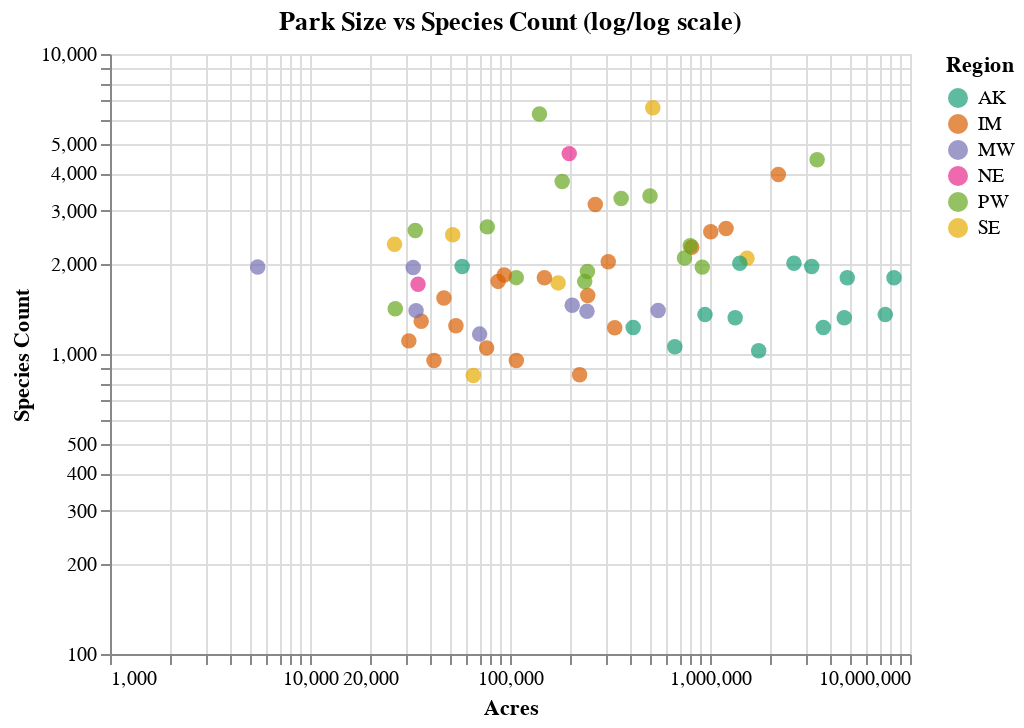

Here is the notebook cell this chart was saved with:
### Markdown cell above
## ✅Q5 - Compare the Acres to Species Count

On a log/log scale compare the total species count (only the rows where "Species Type" is "All Types") with the park size. Encode the region using the same color scale as above. Add a tool tip to see the park name, Species Count, and Acres.

Add a `selection_multi` that will highlight the selected data by turning unselected data light gray.

### Code cell
import altair as alt
from vega_datasets import data

#df_species_final[df_species_final['Species Types']=="All Types"]

click = alt.selection_multi(encodings=['color'], fields=['Park Name'])

alt.Chart(df_species_final[df_species_final['Species Type']=="All Types"]).mark_circle(size=60).encode(
    x=alt.X('Acres:Q',scale=alt.Scale(type='log')),
    y=alt.Y('Species Count:Q',scale=alt.Scale(type='log')),
    color=alt.condition(click, alt.Color('Region:N',
                         scale=alt.Scale(scheme='dark2')),
                         alt.value('lightgray')),
    tooltip=['Park Name', 'Species Count', 'Acres']
).properties(
    title="Park Size vs Species Count (log/log scale)"
).add_selection(
    click
)

### Figure 1 — Vega-Lite specification as saved in the notebook (floating-point values rounded to 4 significant figures)
{"config": {"view": {"continuousWidth": 400, "continuousHeight": 300}}, "data": {"name": "data-f985f021411d2442e78d9683faaa899b"}, "mark": {"type": "circle", "size": 60}, "encoding": {"color": {"condition": {"field": "Region", "scale": {"scheme": "dark2"}, "type": "nominal", "selection": "selector001"}, "value": "lightgray"}, "tooltip": [{"field": "Park Name", "type": "nominal"}, {"field": "Species Count", "type": "quantitative"}, {"field": "Acres", "type": "quantitative"}], "x": {"field": "Acres", "scale": {"type": "log"}, "type": "quantitative"}, "y": {"field": "Species Count", "scale": {"type": "log"}, "type": "quantitative"}}, "selection": {"selector001": {"type": "multi", "encodings": ["color"], "fields": ["Park Name"]}}, "title": "Park Size vs Species Count (log/log scale)", "$schema": "https://vega.github.io/schema/vega-lite/v4.17.0.json", "datasets": {"data-f985f021411d2442e78d9683faaa899b": [{"UNIT_CODE": "ACAD", "Species Type": "All Types", "Species Count": 1709.0, "Acres": 34694, "Park Name": "Acadia National Park", "Region": "NE"}, {"UNIT_CODE": "ARCH", "Species Type": "All Types", "Species Count": 1048.0, "Acres": 76433, "Park Name": "Arches National Park", "Region": "IM"}, {"UNIT_CODE": "BADL", "Species Type": "All Types", "Species Count": 1389.0, "Acres": 242593, "Park Name": "Badlands National Park", "Region": "MW"}, {"UNIT_CODE": "BIBE", "Species Type": "All Types", "Species Count": 2269.0, "Acres": 810716, "Park Name": "Big Bend National Park", "Region": "IM"}, {"UNIT_CODE": "BISC", "Species Type": "All Types", "Species Count": 1726.0, "Acres": 174033, "Park Name": "Biscayne National Park", "Region": "SE"}, {"UNIT_CODE": "BLCA", "Species Type": "All Types", "Species Count": 1106.0, "Acres": 31202, "Park Name": "Black Canyon of the Gunnison National Park", "Region": "IM"}, {"UNIT_CODE": "BRCA", "Species Type": "All Types", "Species Count": 1286.0, "Acres": 35976, "Park Name": "Bryce Canyon National Park", "Region": "IM"}, {"UNIT_CODE": "CANY", "Species Type": "All Types", "Species Count": 1223.0, "Acres": 333966, "Park Name": "Canyonlands National Park", "Region": "IM"}, {"UNIT_CODE": "CARE", "Species Type": "All Types", "Species Count": 1566.0, "Acres": 244781, "Park Name": "Capitol Reef National Park", "Region": "IM"}, {"UNIT_CODE": "CAVE", "Species Type": "All Types", "Species Count": 1536.0, "Acres": 46725, "Park Name": "Carlsbad Caverns National Park", "Region": "IM"}, {"UNIT_CODE": "CHIS", "Species Type": "All Types", "Species Count": 1885.0, "Acres": 243904, "Park Name": "Channel Islands National Park", "Region": "PW"}, {"UNIT_CODE": "CONG", "Species Type": "All Types", "Species Count": 2321.0, "Acres": 26459, "Park Name": "Congaree National Park", "Region": "SE"}, {"UNIT_CODE": "CRLA", "Species Type": "All Types", "Species Count": 3760.0, "Acres": 182355, "Park Name": "Crater Lake National Park", "Region": "PW"}, {"UNIT_CODE": "CUVA", "Species Type": "All Types", "Species Count": 1941.0, "Acres": 32823, "Park Name": "Cuyahoga Valley National Park", "Region": "MW"}, {"UNIT_CODE": "DENA", "Species Type": "All Types", "Species Count": 1320.0, "Acres": 1336480, "Park Name": "Denali National Preserve", "Region": "AK"}, {"UNIT_CODE": "DENA", "Species Type": "All Types", "Species Count": 1320.0, "Acres": 4692223, "Park Name": "Denali National Park", "Region": "AK"}, {"UNIT_CODE": "DEVA", "Species Type": "All Types", "Species Count": 4439.0, "Acres": 3433107, "Park Name": "Death Valley National Park", "Region": "PW"}, {"UNIT_CODE": "DRTO", "Species Type": "All Types", "Species Count": 848.0, "Acres": 65549, "Park Name": "Dry Tortugas National Park", "Region": "SE"}, {"UNIT_CODE": "EVER", "Species Type": "All Types", "Species Count": 2084.0, "Acres": 1531253, "Park Name": "Everglades National Park", "Region": "SE"}, {"UNIT_CODE": "GAAR", "Species Type": "All Types", "Species Count": 1353.0, "Acres": 7521722, "Park Name": "Gates of the Arctic National Park", "Region": "AK"}, {"UNIT_CODE": "GAAR", "Species Type": "All Types", "Species Count": 1353.0, "Acres": 944004, "Park Name": "Gates of the Arctic National Preserve", "Region": "AK"}, {"UNIT_CODE": "GLAC", "Species Type": "All Types", "Species Count": 2556.0, "Acres": 1008951, "Park Name": "Glacier National Park", "Region": "IM"}, {"UNIT_CODE": "GLBA", "Species Type": "All Types", "Species Count": 1957.0, "Acres": 3224987, "Park Name": "Glacier Bay National Park", "Region": "AK"}, {"UNIT_CODE": "GLBA", "Species Type": "All Types", "Species Count": 1957.0, "Acres": 57666, "Park Name": "Glacier Bay National Preserve", "Region": "AK"}, {"UNIT_CODE": "GRBA", "Species Type": "All Types", "Species Count": 2653.0, "Acres": 76999, "Park Name": "Great Basin National Park", "Region": "PW"}, {"UNIT_CODE": "GRCA", "Species Type": "All Types", "Species Count": 2622.0, "Acres": 1202735, "Park Name": "Grand Canyon National Park", "Region": "IM"}, {"UNIT_CODE": "GRSA", "Species Type": "All Types", "Species Count": 952.0, "Acres": 41691, "Park Name": "Great Sand Dunes National Preserve", "Region": "IM"}, {"UNIT_CODE": "GRSA", "Species Type": "All Types", "Species Count": 952.0, "Acres": 107552, "Park Name": "Great Sand Dunes National Park", "Region": "IM"}, {"UNIT_CODE": "GRSM", "Species Type": "All Types", "Species Count": 6623.0, "Acres": 517649, "Park Name": "Great Smoky Mountains National Park", "Region": "SE"}, {"UNIT_CODE": "GRTE", "Species Type": "All Types", "Species Count": 2030.0, "Acres": 309885, "Park Name": "Grand Teton National Park", "Region": "IM"}, {"UNIT_CODE": "GUMO", "Species Type": "All Types", "Species Count": 1746.0, "Acres": 87218, "Park Name": "Guadalupe Mountains National Park", "Region": "IM"}, {"UNIT_CODE": "HALE", "Species Type": "All Types", "Species Count": 2580.0, "Acres": 33592, "Park Name": "Haleakala National Park", "Region": "PW"}, {"UNIT_CODE": "HAVO", "Species Type": "All Types", "Species Count": 3298.0, "Acres": 359519, "Park Name": "Hawai'i Volcanoes National Park", "Region": "PW"}, {"UNIT_CODE": "HOSP", "Species Type": "All Types", "Species Count": 1950.0, "Acres": 5475, "Park Name": "Hot Springs National Park", "Region": "MW"}, {"UNIT_CODE": "ISRO", "Species Type": "All Types", "Species Count": 1397.0, "Acres": 550368, "Park Name": "Isle Royale National Park", "Region": "MW"}, {"UNIT_CODE": "JOTR", "Species Type": "All Types", "Species Count": 2294.0, "Acres": 796627, "Park Name": "Joshua Tree National Park", "Region": "PW"}, {"UNIT_CODE": "KATM", "Species Type": "All Types", "Species Count": 1225.0, "Acres": 3686949, "Park Name": "Katmai National Park", "Region": "AK"}, {"UNIT_CODE": "KATM", "Species Type": "All Types", "Species Count": 1225.0, "Acres": 413041, "Park Name": "Katmai National Preserve", "Region": "AK"}, {"UNIT_CODE": "KEFJ", "Species Type": "All Types", "Species Count": 1057.0, "Acres": 666926, "Park Name": "Kenai Fjords National Park", "Region": "AK"}, {"UNIT_CODE": "KOVA", "Species Type": "All Types", "Species Count": 1025.0, "Acres": 1751085, "Park Name": "Kobuk Valley National Park", "Region": "AK"}, {"UNIT_CODE": "LACL", "Species Type": "All Types", "Species Count": 2007.0, "Acres": 1409249, "Park Name": "Lake Clark National Preserve", "Region": "AK"}, {"UNIT_CODE": "LACL", "Species Type": "All Types", "Species Count": 2007.0, "Acres": 2628970, "Park Name": "Lake Clark National Park", "Region": "AK"}, {"UNIT_CODE": "LAVO", "Species Type": "All Types", "Species Count": 1797.0, "Acres": 107446, "Park Name": "Lassen Volcanic National Park", "Region": "PW"}, {"UNIT_CODE": "MACA", "Species Type": "All Types", "Species Count": 2499.0, "Acres": 51711, "Park Name": "Mammoth Cave National Park", "Region": "SE"}, {"UNIT_CODE": "MEVE", "Species Type": "All Types", "Species Count": 1243.0, "Acres": 53648, "Park Name": "Mesa Verde National Park", "Region": "IM"}, {"UNIT_CODE": "MORA", "Species Type": "All Types", "Species Count": 1743.0, "Acres": 236320, "Park Name": "Mount Rainier National Park", "Region": "PW"}, {"UNIT_CODE": "NOCA", "Species Type": "All Types", "Species Count": 3363.0, "Acres": 501167, "Park Name": "North Cascades National Park", "Region": "PW"}, {"UNIT_CODE": "OLYM", "Species Type": "All Types", "Species Count": 1948.0, "Acres": 914916, "Park Name": "Olympic National Park", "Region": "PW"}, {"UNIT_CODE": "PEFO", "Species Type": "All Types", "Species Count": 853.0, "Acres": 222916, "Park Name": "Petrified Forest National Park", "Region": "IM"}, {"UNIT_CODE": "PINN", "Species Type": "All Types", "Species Count": 1416.0, "Acres": 26693, "Park Name": "Pinnacles National Park", "Region": "PW"}, {"UNIT_CODE": "REDW", "Species Type": "All Types", "Species Count": 6310.0, "Acres": 140394, "Park Name": "Redwood National Park", "Region": "PW"}, {"UNIT_CODE": "ROMO", "Species Type": "All Types", "Species Count": 3152.0, "Acres": 266919, "Park Name": "Rocky Mountain National Park", "Region": "IM"}, {"UNIT_CODE": "SAGU", "Species Type": "All Types", "Species Count": 1834.0, "Acres": 93556, "Park Name": "Saguaro National Park", "Region": "IM"}, {"UNIT_CODE": "SHEN", "Species Type": "All Types", "Species Count": 4655.0, "Acres": 197763, "Park Name": "Shenandoah National Park", "Region": "NE"}, {"UNIT_CODE": "THRO", "Species Type": "All Types", "Species Count": 1165.0, "Acres": 70478, "Park Name": "Theodore Roosevelt National Park", "Region": "MW"}, {"UNIT_CODE": "VOYA", "Species Type": "All Types", "Species Count": 1453.0, "Acres": 204663, "Park Name": "Voyageurs National Park", "Region": "MW"}, {"UNIT_CODE": "WICA", "Species Type": "All Types", "Species Count": 1395.0, "Acres": 33909, "Park Name": "Wind Cave National Park", "Region": "MW"}, {"UNIT_CODE": "WRST", "Species Type": "All Types", "Species Count": 1796.0, "Acres": 8317910, "Park Name": "Wrangell-St. Elias National Park", "Region": "AK"}, {"UNIT_CODE": "WRST", "Species Type": "All Types", "Species Count": 1796.0, "Acres": 4857115, "Park Name": "Wrangell-St. Elias National Preserve", "Region": "AK"}, {"UNIT_CODE": "YELL", "Species Type": "All Types", "Species Count": 3966.0, "Acres": 2196263, "Park Name": "Yellowstone National Park", "Region": "IM"}, {"UNIT_CODE": "YOSE", "Species Type": "All Types", "Species Count": 2088.0, "Acres": 745774, "Park Name": "Yosemite National Park", "Region": "PW"}, {"UNIT_CODE": "ZION", "Species Type": "All Types", "Species Count": 1796.0, "Acres": 148616, "Park Name": "Zion National Park", "Region": "IM"}]}}
